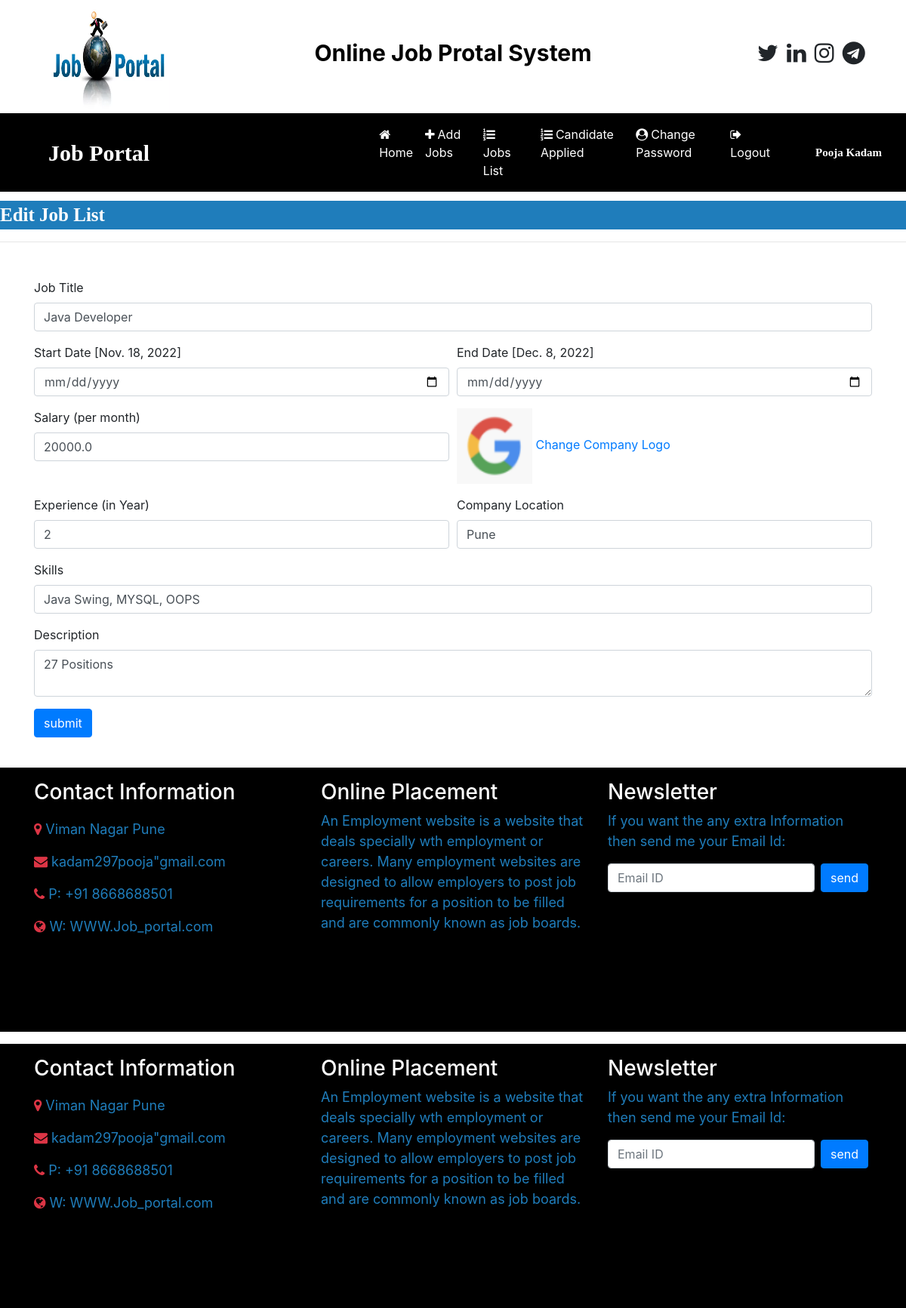
The page /edit_jobdetails/1 (signed in) on the database its author committed.
### job/models.py (models this page shows, shortened)
class Job(models.Model):
    recruiter = models.ForeignKey(Recuiter, on_delete=models.CASCADE)
    start_date = models.DateField()
    end_date = models.DateField()
    title = models.CharField(max_length=100)
    salary = models.FloatField(max_length=20)
    image = models.FileField()
    description = models.CharField(max_length=300)
    experience = models.CharField(max_length=50)
    location = models.CharField(max_length=100)
    skill = models.CharField(max_length=100)
    creationdate = models.DateField()

### job/views.py (the view, shortened to what this page needs)
# urls.py: path('edit_jobdetails/<int:pid>', views.edit_jobdetails, name='edit_jobdetails'),
def edit_jobdetails(request,pid):
    if not request.user.is_authenticated:
        return redirect('recruiter_login')
    error=""
    job =Job.objects.get(id=pid)
    d = {'error':error,'job':job}
    return render(request,'edit_jobdetails.html',d)

### job/templates/edit_jobdetails.html (shortened to what this page needs)
{% load static %}
{% block body %}
{% include 'recruiter_navigation.html' %}
<marquee style = "font-family: 'Monotype Corsiva'; font-size: 25px; color: white; background-color: rgb(31, 125, 187); margin-top: 1%; font-weight: bold">Edit Job List</marquee>
<hr>
<form class="container mt-5"  method="post"enctype="multipart/form-data">
   <div class="form-row">
      <div class="form-group col-md-12">
         <label>Job Title</label>
         <input type="text" class="form-control" name="jobtitle" value="{{ job.title }}">
      </div>
   </div>
   <div class="form-row">
      <div class="form-group col-md-6">
         <label>Start Date</label> [{{ job.start_date }}]
         <input type="date" class="form-control" name="startdate" >
      </div>
      <div class="form-group col-md-6">
         <label>End Date</label>  [{{ job.end_date }}]
         <input type="date" class="form-control" name="enddate" >
      </div>
   </div>
   <div class="form-row">
    <div class="form-group col-md-6">
       <label>Salary (per month)</label>
       <input type="text" class="form-control" name="salary" required value="{{ job.salary }}">
    </div>
    <div class="form-group col-md-6">
       <img src="{{job.image}}" width="100" height="100"> <a href="{% url 'change_logo' job.id %}">Change Company Logo</a>
    </div>
    </div>
   <div class="form-row">
      <div class="form-group col-md-6">
         <label>Experience (in Year)</label>
         <input type="text" class="form-control" name="experience" value="{{ job.experience }}">
      </div>
      <div class="form-group col-md-6">
        <label>Company Location</label>
        <input type="text" class="form-control" name="location" value="{{ job.location }}">
     </div>
   </div>
   <div class="form-row">
    <div class="form-group col-md-12">
       <label>Skills </label>
       <input type="text" class="form-control" name="skills" value="{{ job.skill }}">
    </div>
    <div class="form-group col-md-12">
        <label>Description </label>
        <textarea class="form-control" name="description" >{{ job.description }}</textarea>
     </div>
 </div>
<input type="submit" value="submit" class="btn btn-primary">
</form>
{% include 'footer.html' %}
{% include 'footer.html' %}
{% endblock %}

### job/templates/recruiter_navigation.html (shortened to what this page needs)
<!DOCTYPE html>
<html lang="en">
<head>
    <link rel="stylesheet" href="https://cdn.jsdelivr.net/npm/bootstrap@4.6.1/dist/css/bootstrap.min.css">
    <link rel="stylesheet" href="https://cdnjs.cloudflare.com/ajax/libs/font-awesome/4.7.0/css/font-awesome.min.css">
    {% load static %}
</head>
<body>
<div class="container">
    <div class="row">
        <div class="col-sm-3">
            <img src="{% static 'images/job-portal.png' %}" style="width:180px; height:150px">
        </div>
        <div class="col-sm-6 mt-5 text-center">
            <span style="font-weight : bold ; font-size: 30px">
                <span style="color: black "> Online Job </span>
                <span style="color: black "> Protal System </span>
            </span>
        </div>
        <div class="col-sm-3 mt-5" style="padding-left:10%">
            <span style="font-weight:bold; font-size: 30px">
                <span><i class="fa fa-twitter pl-1"></i></span>
                <span><i class="fa fa-linkedin pl-1"></i></span>
                <span><i class="fa fa-instagram pl-1"></i></span>
                <span><i class="fa fa-telegram pl-1"></i></span>
            </span>
        </div>
    </div>
</div>
<nav class="navbar navbar-expand-sm" style="background-color:black ">
    <a class="navbar-brand text-white pl-5 font-weight-bold" style="font-family:'Monotype Corsiva'; font-size:30px">Job Portal</a>
    <ul class="navbar-nav">
        <li class="nav-item">
            <a class="nav-link text-white" href="{% url 'recruiter_home' %}" style="margin-left:280px "><i class="fa fa-home mr-1"></i>Home</a>
        </li>
        <li class="nav-item">
            <a class="nav-link text-white" href="{% url 'add_job' %}" style="margin-right:4px "><i class="fa fa-plus mr-1"></i>Add Jobs</a>
        </li>
        <li class="nav-item">
            <a class="nav-link text-white" href="{% url 'job_list' %}" style="margin-right:4px "><i class="fa fa-list-ol mr-1"></i>Jobs List</a>
        </li>
        <li class="nav-item">
            <a class="nav-link text-white" href="{% url 'applied_candidate' %}" style="margin-right:4px "><i class="fa fa-list-ol mr-1"></i>Candidate Applied</a>
        </li>
        <li class="nav-item">
            <a class="nav-link text-white" href="{% url 'Change_passwordrecruiter' %}" style="margin-right:4px "><i class="fa fa-user-circle mr-1"></i>Change Password</a>
        </li>
        <li class="nav-item">
            <a class="nav-link text-white" href="{% url 'Logout' %}" style="margin-right:4px "><i class="fa fa-sign-out mr-1"></i>Logout</a>
        </li>
    </ul>
    <a class="navbar-brand text-white pl-5 font-weight-bold" style="font-family:'Monotype Corsiva'; font-size:15px">{{request.user.first_name}} {{request.user.last_name}} </a>
</nav>
</body>
</html>

### rows shown on the page
Job: jobtitle "Java Developer", start_date "Nov. 18, 2022", end_date "Dec. 8, 2022", salary "20000.0", image (picture), experience "2", location "Pune", skills "Java Swing, MYSQL, OOPS", description "27 Positions"

### other values the page prints
{{ request.user.first_name }} "Pooja"
{{ request.user.last_name }} "Kadam"
